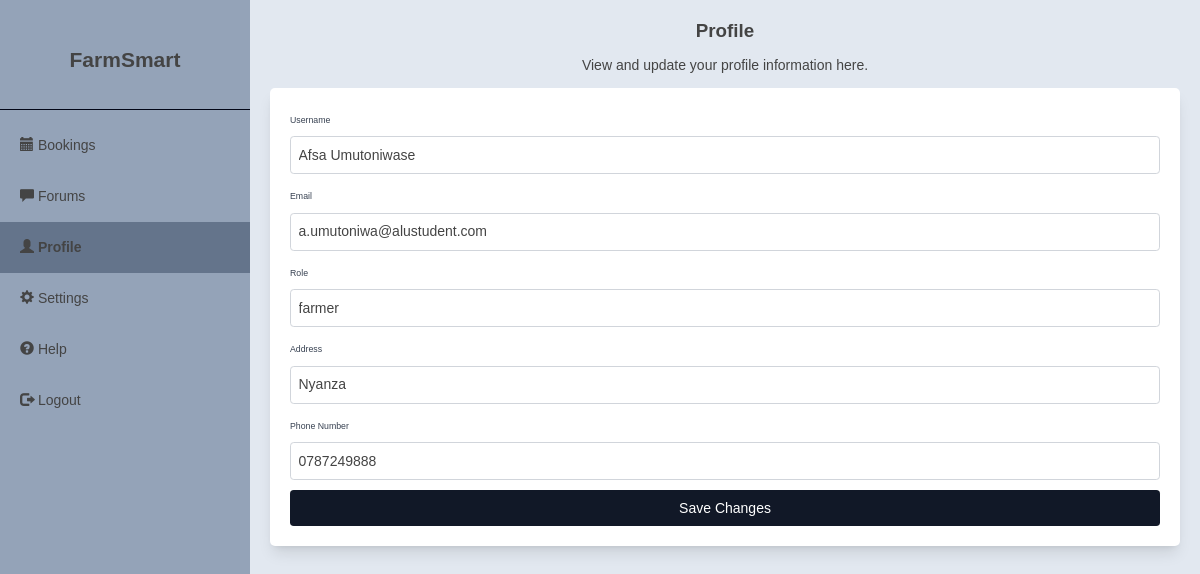
/expert-profile (signed in), run on an earlier commit of the app's database.
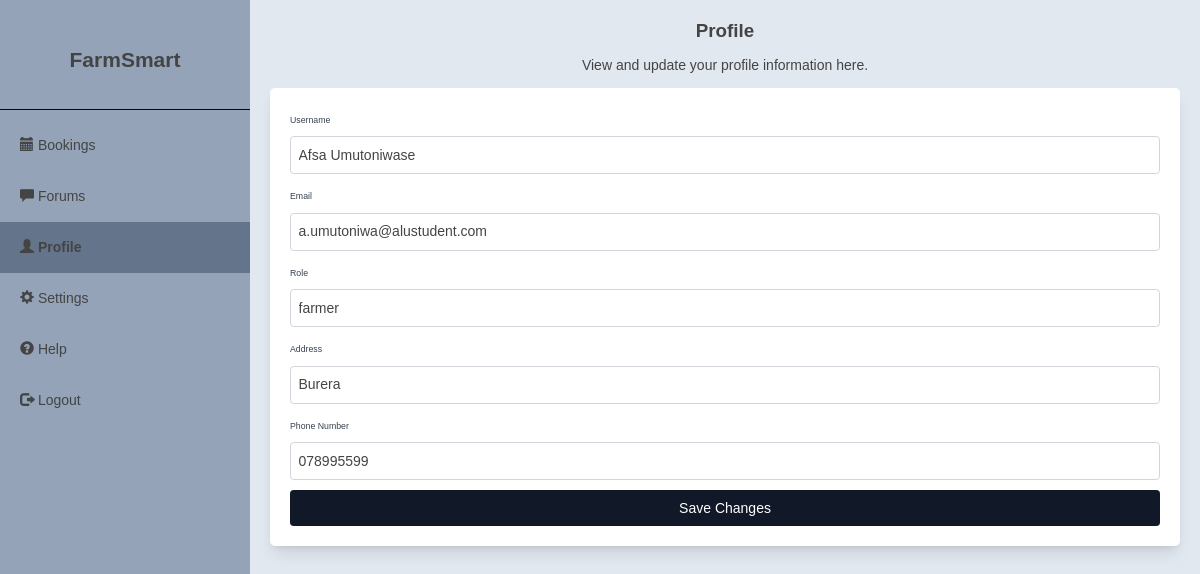
And on a later commit of the database.
### app.py (models this page shows, shortened)
class User(UserMixin, db.Model):
    id = db.Column(db.Integer, primary_key=True)
    username = db.Column(db.String(120), unique=True, nullable=False)
    email = db.Column(db.String(120), unique=True, nullable=False)
    password_hash = db.Column(db.String(128))
    role = db.Column(db.String(50))
    address = db.Column(db.String(200))
    phone = db.Column(db.String(20))
    profile_image_url = db.Column(db.String(200), nullable=True)
    profile_complete = db.Column(db.Boolean, default=False)

### app.py (the view, shortened to what this page needs)
@app.route('/expert-profile', methods=['GET', 'POST'])
@login_required
def expert_profile():
    return render_template('expert-profile.html', user=current_user)

### app.py (called while the page is built)
@login_manager.user_loader
def load_user(user_id):
    return User.query.get(int(user_id))

### templates/expert-profile.html (shortened to what this page needs)
{% extends 'expert-base.html' %}
{% block content %}
    <div class="flex flex-col items-center text-center">
        <h1 class="text-3xl font-semibold mb-6">Profile</h1>
        <h4 class="text-black-600 mb-6">View and update your profile information here.</h4>
    </div>
    <div class="bg-white shadow-lg rounded-lg p-8 space-y-8">
        <form method="POST" action="{{ url_for('expert_profile') }}" enctype="multipart/form-data" class="space-y-4">
            <div class="space-y-2">
                <label for="username" class="text-sm font-medium text-gray-700">Username</label>
                <input type="text" id="username" name="username" class="w-full p-3 border border-gray-300 rounded-md" value="{{ user.username }}" readonly>
            </div>
            <div class="space-y-2">
                <label for="email" class="text-sm font-medium text-gray-700">Email</label>
                <input type="email" id="email" name="email" class="w-full p-3 border border-gray-300 rounded-md" value="{{ user.email }}" readonly>
            </div>
            <div class="space-y-2">
                <label for="role" class="text-sm font-medium text-gray-700">Role</label>
                <input type="text" id="role" name="role" class="w-full p-3 border border-gray-300 rounded-md" value="{{ user.role }}" readonly>
            </div>
            <div class="space-y-2">
                <label for="address" class="text-sm font-medium text-gray-700">Address</label>
                <input type="text" id="address" name="address" class="w-full p-3 border border-gray-300 rounded-md" value="{{ user.address }}">
            </div>
            <div class="space-y-2">
                <label for="phone" class="text-sm font-medium text-gray-700">Phone Number</label>
                <input type="tel" id="phone" name="phone" class="w-full p-3 border border-gray-300 rounded-md" value="{{ user.phone }}">
            </div>
            <button type="submit" class="w-full py-3 bg-gray-900 text-white rounded-md hover:bg-gray-600 transition">Save Changes</button>
        </form>
    </div>
{% endblock %}

What changed in the data, as far as the page shows it:
changed User "Afsa Umutoniwase": address "Nyanza" → "Burera"; phone "0787249888" → "078995599"
